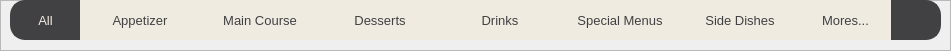
    <widget class="QFrame" name="frame_48">
     <property name="geometry">
      <rect>
       <x>0</x>
       <y>220</y>
       <width>951</width>
       <height>51</height>
      </rect>
     </property>
     <property name="styleSheet">
      <string notr="true">QPushButton {
	background-color: rgb(240, 235, 225);
	border: 2px solid rgb(240, 235, 225);
	color: rgb(65, 64, 66);
}
QPushButton:hover {
	border: 2px solid rgb(65, 64, 66);
	background-color: rgb(65, 64, 66);
	color: rgb(240, 235, 225);
}
QPushButton:pressed {	
	border: 2px solid rgb(65, 64, 66);
	background-color: rgb(65, 64, 66);
	color: rgb(240, 235, 225);
}</string>
     </property>
     <property name="frameShape">
      <enum>QFrame::StyledPanel</enum>
     </property>
     <property name="frameShadow">
      <enum>QFrame::Raised</enum>
     </property>
     <widget class="QPushButton" name="pushButton">
      <property name="geometry">
       <rect>
        <x>10</x>
        <y>0</y>
        <width>71</width>
        <height>40</height>
       </rect>
      </property>
      <property name="font">
       <font>
        <pointsize>10</pointsize>
       </font>
      </property>
      <property name="styleSheet">
       <string notr="true">QPushButton {
	border: 2px solid rgb(65, 64, 66);
	border-top-left-radius: 15px;	
	border-bottom-left-radius: 15px;
	background-color: rgb(65, 64, 66);
	color: rgb(240, 235, 225);
}
QPushButton:hover {
	background-color: rgb(240, 235, 225);
	border: 2px solid rgb(240, 235, 225);
	color: rgb(65, 64, 66);
}
QPushButton:pressed {	
	border: 2px solid rgb(65, 64, 66);
	border-top-left-radius: 15px;	
	border-bottom-left-radius: 15px;
	background-color: rgb(65, 64, 66);
	color: rgb(240, 235, 225);
}</string>
      </property>
      <property name="text">
       <string>All</string>
      </property>
     </widget>
     <widget class="QPushButton" name="pushButton_2">
      <property name="geometry">
       <rect>
        <x>80</x>
        <y>0</y>
        <width>120</width>
        <height>40</height>
       </rect>
      </property>
      <property name="font">
       <font>
        <pointsize>10</pointsize>
       </font>
      </property>
      <property name="styleSheet">
       <string notr="true">QPushButton {
	background-color: rgb(240, 235, 225);
	border: 2px solid rgb(240, 235, 225);
	color: rgb(65, 64, 66);
}
QPushButton:hover {
	border: 2px solid rgb(65, 64, 66);
	background-color: rgb(65, 64, 66);
	color: rgb(240, 235, 225);
}
QPushButton:pressed {	
	border: 2px solid rgb(65, 64, 66);
	background-color: rgb(65, 64, 66);
	color: rgb(240, 235, 225);
}</string>
      </property>
      <property name="text">
       <string>Appetizer</string>
      </property>
     </widget>
     <widget class="QPushButton" name="pushButton_3">
      <property name="geometry">
       <rect>
        <x>200</x>
        <y>0</y>
        <width>120</width>
        <height>40</height>
       </rect>
      </property>
      <property name="font">
       <font>
        <pointsize>10</pointsize>
       </font>
      </property>
      <property name="styleSheet">
       <string notr="true">QPushButton {
	background-color: rgb(240, 235, 225);
	border: 2px solid rgb(240, 235, 225);
	color: rgb(65, 64, 66);
}
QPushButton:hover {
	border: 2px solid rgb(65, 64, 66);
	background-color: rgb(65, 64, 66);
	color: rgb(240, 235, 225);
}
QPushButton:pressed {	
	border: 2px solid rgb(65, 64, 66);
	background-color: rgb(65, 64, 66);
	color: rgb(240, 235, 225);
}</string>
      </property>
      <property name="text">
       <string>Main Course</string>
      </property>
     </widget>
     <widget class="QPushButton" name="pushButton_4">
      <property name="geometry">
       <rect>
        <x>320</x>
        <y>0</y>
        <width>120</width>
        <height>40</height>
       </rect>
      </property>
      <property name="font">
       <font>
        <pointsize>10</pointsize>
       </font>
      </property>
      <property name="styleSheet">
       <string notr="true">QPushButton {
	background-color: rgb(240, 235, 225);
	border: 2px solid rgb(240, 235, 225);
	color: rgb(65, 64, 66);
}
QPushButton:hover {
	border: 2px solid rgb(65, 64, 66);
	background-color: rgb(65, 64, 66);
	color: rgb(240, 235, 225);
}
QPushButton:pressed {	
	border: 2px solid rgb(65, 64, 66);
	background-color: rgb(65, 64, 66);
	color: rgb(240, 235, 225);
}</string>
      </property>
      <property name="text">
       <string>Desserts</string>
      </property>
     </widget>
     <widget class="QPushButton" name="pushButton_5">
      <property name="geometry">
       <rect>
        <x>440</x>
        <y>0</y>
        <width>120</width>
        <height>40</height>
       </rect>
      </property>
      <property name="font">
       <font>
        <pointsize>10</pointsize>
       </font>
      </property>
      <property name="styleSheet">
       <string notr="true">QPushButton {
	background-color: rgb(240, 235, 225);
	border: 2px solid rgb(240, 235, 225);
	color: rgb(65, 64, 66);
}
QPushButton:hover {
	border: 2px solid rgb(65, 64, 66);
	background-color: rgb(65, 64, 66);
	color: rgb(240, 235, 225);
}
QPushButton:pressed {	
	border: 2px solid rgb(65, 64, 66);
	background-color: rgb(65, 64, 66);
	color: rgb(240, 235, 225);
}</string>
      </property>
      <property name="text">
       <string>Drinks</string>
      </property>
     </widget>
     <widget class="QPushButton" name="pushButton_6">
      <property name="geometry">
       <rect>
        <x>560</x>
        <y>0</y>
        <width>120</width>
        <height>40</height>
       </rect>
      </property>
      <property name="font">
       <font>
        <pointsize>10</pointsize>
       </font>
      </property>
      <property name="styleSheet">
       <string notr="true">QPushButton {
	background-color: rgb(240, 235, 225);
	border: 2px solid rgb(240, 235, 225);
	color: rgb(65, 64, 66);
}
QPushButton:hover {
	border: 2px solid rgb(65, 64, 66);
	background-color: rgb(65, 64, 66);
	color: rgb(240, 235, 225);
}
QPushButton:pressed {	
	border: 2px solid rgb(65, 64, 66);
	background-color: rgb(65, 64, 66);
	color: rgb(240, 235, 225);
}</string>
      </property>
      <property name="text">
       <string>Special Menus</string>
      </property>
     </widget>
     <widget class="QPushButton" name="pushButton_7">
      <property name="geometry">
       <rect>
        <x>680</x>
        <y>0</y>
        <width>120</width>
        <height>40</height>
       </rect>
      </property>
      <property name="font">
       <font>
        <pointsize>10</pointsize>
       </font>
      </property>
      <property name="styleSheet">
       <string notr="true">QPushButton {
	background-color: rgb(240, 235, 225);
	border: 2px solid rgb(240, 235, 225);
	color: rgb(65, 64, 66);
}
QPushButton:hover {
	border: 2px solid rgb(65, 64, 66);
	background-color: rgb(65, 64, 66);
	color: rgb(240, 235, 225);
}
QPushButton:pressed {	
	border: 2px solid rgb(65, 64, 66);
	background-color: rgb(65, 64, 66);
	color: rgb(240, 235, 225);
}</string>
      </property>
      <property name="text">
       <string>Side Dishes</string>
      </property>
     </widget>
     <widget class="QPushButton" name="pushButton_8">
      <property name="geometry">
       <rect>
        <x>890</x>
        <y>0</y>
        <width>51</width>
        <height>40</height>
       </rect>
      </property>
      <property name="font">
       <font>
        <pointsize>10</pointsize>
       </font>
      </property>
      <property name="styleSheet">
       <string notr="true">QPushButton {
	border: 2px solid rgb(65, 64, 66);
	border-top-right-radius: 15px;	
	border-bottom-right-radius: 15px;
	background-color: rgb(65, 64, 66);
	color: rgb(240, 235, 225);
}
QPushButton:pressed {	
	border: 2px solid rgb(65, 64, 66);
	border-top-left-radius: 15px;	
	border-bottom-left-radius: 15px;
	background-color: rgb(65, 64, 66);
	color: rgb(240, 235, 225);
}</string>
      </property>
      <property name="text">
       <string/>
      </property>
      <property name="icon">
       <iconset resource="files_menu.qrc">
        <normaloff>:/16x16/icons/16x16/cil-chevron-double-right.png</normaloff>:/16x16/icons/16x16/cil-chevron-double-right.png</iconset>
      </property>
     </widget>
     <widget class="QPushButton" name="pushButton_9">
      <property name="geometry">
       <rect>
        <x>800</x>
        <y>0</y>
        <width>91</width>
        <height>40</height>
       </rect>
      </property>
      <property name="font">
       <font>
        <pointsize>10</pointsize>
       </font>
      </property>
      <property name="styleSheet">
       <string notr="true">QPushButton {
	background-color: rgb(240, 235, 225);
	border: 2px solid rgb(240, 235, 225);
	color: rgb(65, 64, 66);
}
QPushButton:hover {
	border: 2px solid rgb(65, 64, 66);
	background-color: rgb(65, 64, 66);
	color: rgb(240, 235, 225);
}
QPushButton:pressed {	
	border: 2px solid rgb(65, 64, 66);
	background-color: rgb(65, 64, 66);
	color: rgb(240, 235, 225);
}</string>
      </property>
      <property name="text">
       <string>Mores...</string>
      </property>
     </widget>
    </widget>
